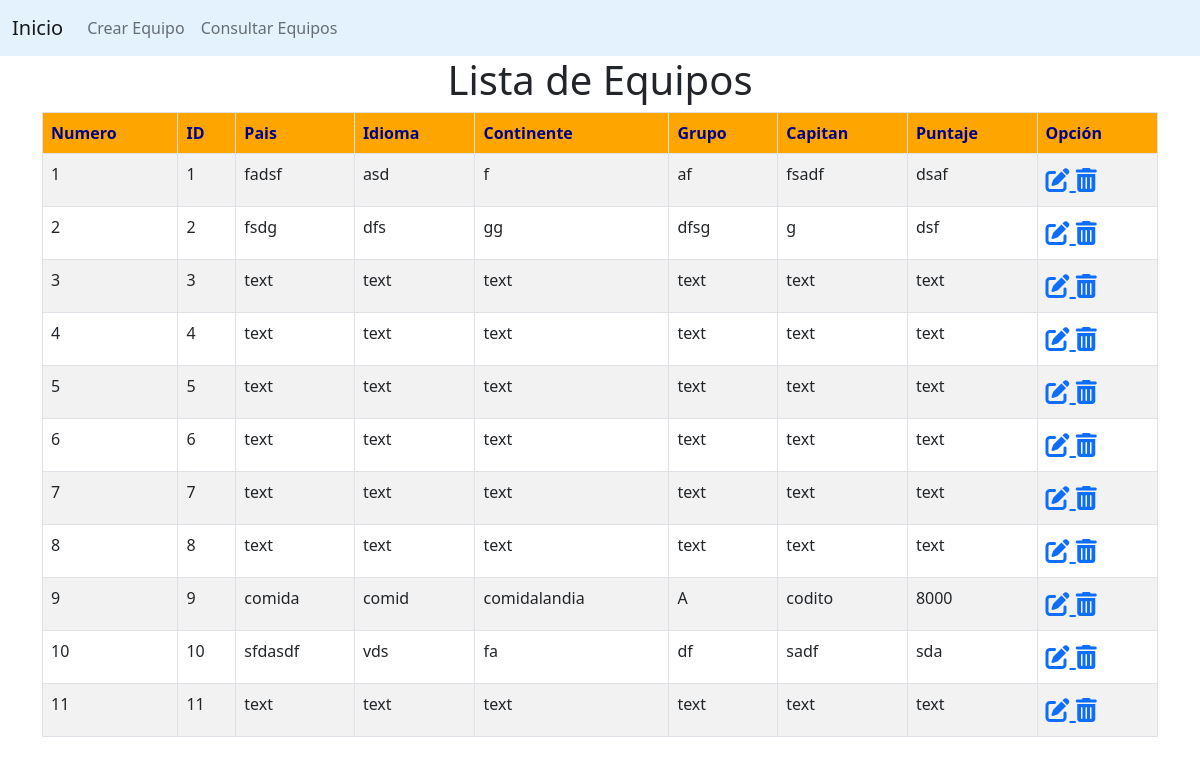
Before: / with the older database file.
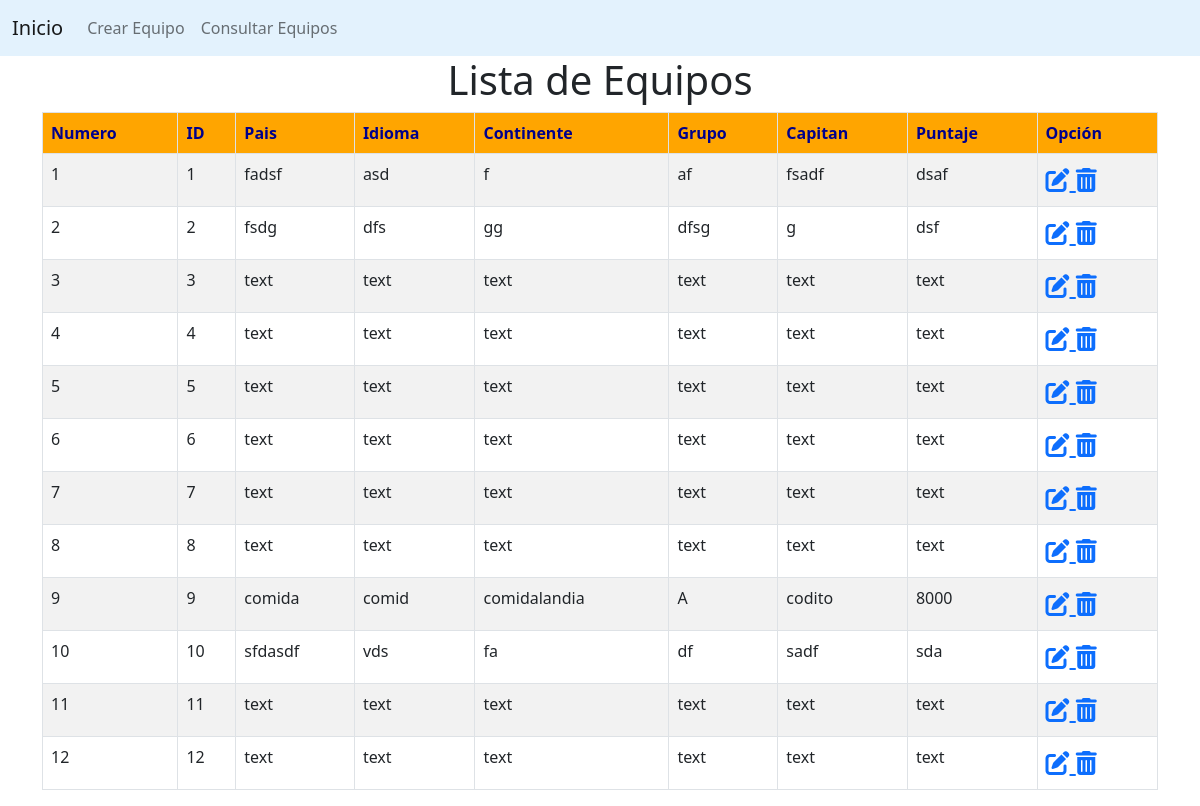
After: the same page with the newer database file.
### models.py (models this page shows, shortened)
class ContactModel(db.Model):
	__tablename__ = "contacts"
	id = db.Column(db.Integer, primary_key=True)
	pais = db.Column(db.String())
	idioma = db.Column(db.String())
	continente = db.Column(db.String())
	grupo = db.Column(db.String())
	entrenador = db.Column(db.String())
	capitan = db.Column(db.String())
	puntaje = db.Column(db.Integer())

### app.py (the view)
@app.route('/' , methods = ['GET'])
def RetrieveList():
	contacts = ContactModel.query.all()
	return render_template('index.html', contacts = contacts)

### templates/index.html (shortened to what this page needs)
{% extends 'master.html' %}
{% block body %}
<div class="container">
	<div>
		<div class="col-md-12 text-center"><h1>Lista de Equipos</h1></div>
	</div>
	<table class="table table-hover table-striped table-bordered" id="example">
		<thead style="background-color: orange; color: darkblue;">
			<th>Numero</th>
			<th>ID</th>
			<th>Pais</th>
			<th>Idioma</th>
			<th>Continente</th>
			<th>Grupo</th>
			<th>Capitan</th>
			<th>Puntaje</th>
			<th>Opción</th>
		</thead>
		<tbody>
			{% for contact in contacts %}
			<tr>
				<td>{{ loop.index }}</td>
				<td>{{ contact.id }}</td>
				<td>{{ contact.pais }}</td>
				<td>{{ contact.idioma }}</td>
				<td>{{ contact.continente }}</td>
				<td>{{ contact.grupo }}</td>
				<td>{{ contact.capitan }}</td>
				<td>{{ contact.puntaje }}</td>
				<td>
					<span style="font-size: 24px; color: green;">
						<a href="/{{ contact.id }}/edit"> <i class="fas fa-edit"></i> </a>
					</span>
					<span style="font-size: 24px; color: red;">
						<a href="/{{ contact.id }}/delete"> <i class="fas fa-trash-alt"></i> </a>
					</span>
				</td>
			</tr>
			{% endfor %}
		</tbody>
	</table>
</div>
{% endblock %}

### templates/master.html (shortened to what this page needs)
<!DOCTYPE html>
<html lang="es">
<head>
	<link href="https://cdn.jsdelivr.net/npm/bootstrap@5.2.0-beta1/dist/css/bootstrap.min.css" rel="stylesheet">
	<link rel="stylesheet" href="https://cdnjs.cloudflare.com/ajax/libs/font-awesome/6.1.1/css/all.min.css" />
</head>
	<body>
		{% block body %} {% endblock %}
	</body>
</html>

### templates/header.html (shortened to what this page needs)
{% extends 'master.html' %}
{% block body %}
	<nav class="navbar navbar-expand-lg" style="background-color: #e3f2fd;">
  <div class="container-fluid">
    <a class="navbar-brand" href="#">Inicio</a>
    <div class="collapse navbar-collapse" id="navbarNav">
      <ul class="navbar-nav">
        <li class="nav-item">
          <a class="nav-link" href="/create">Crear Equipo</a>
        </li>
        <li class="nav-item">
          <a class="nav-link" href="/">Consultar Equipos</a>
        </li>
      </ul>
    </div>
  </div>
</nav>
{% endblock %}

Changed rows visible on the page:
added ContactModel: id "12", pais "text", idioma "text", continente "text", grupo "text", capitan "text", puntaje "text"
